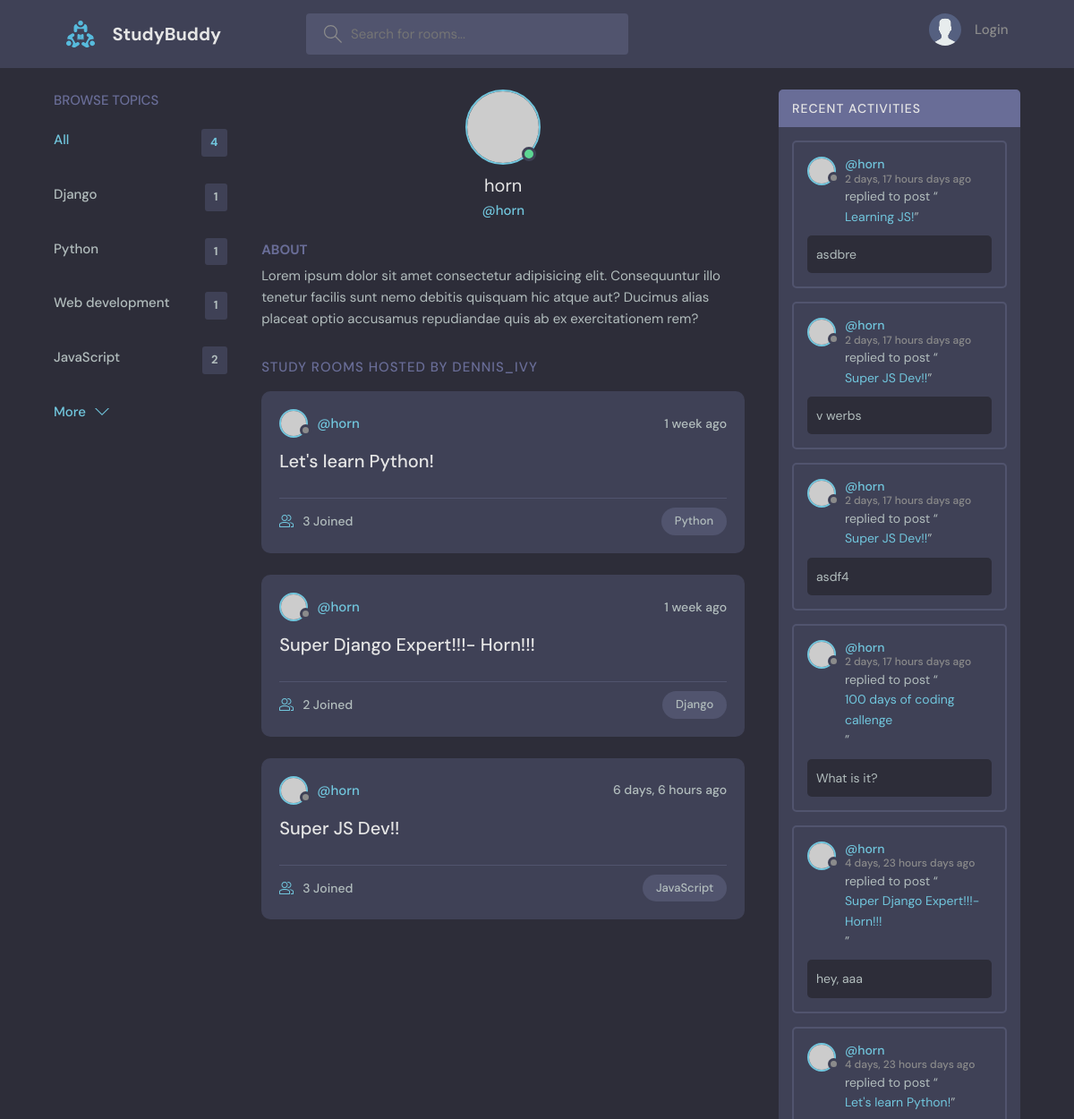
/profile/1/ (upper part), run on an earlier commit of the app's database.
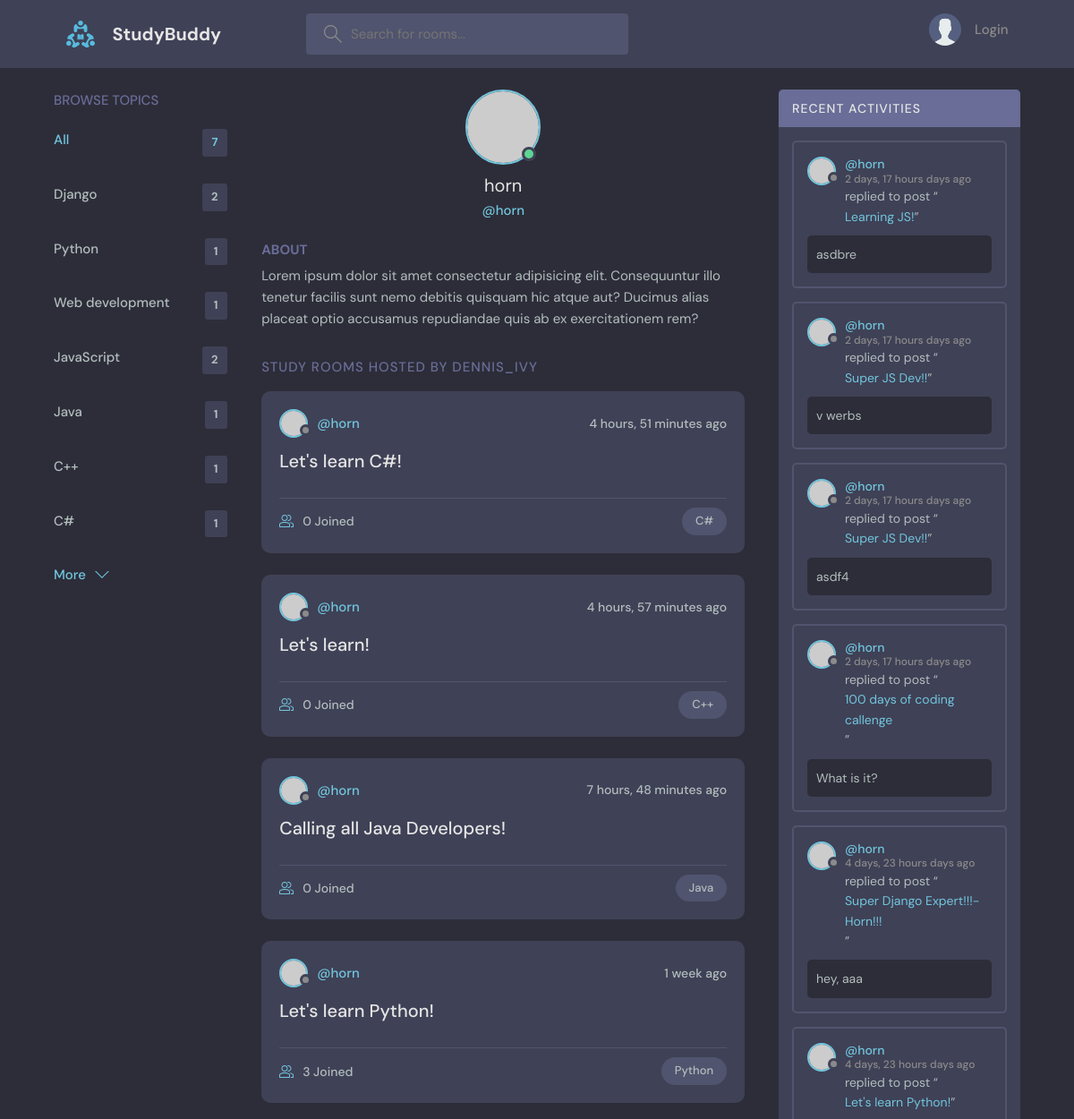
And on a later commit of the database.
### base/models.py (models this page shows, shortened)
class Topic(models.Model):
    name = models.CharField(max_length=200)

class Room(models.Model):
    host = models.ForeignKey(User, on_delete=models.SET_NULL, null=True)
    topic = models.ForeignKey(Topic, on_delete=models.SET_NULL, null=True)
    name = models.CharField(max_length=200)
    description = models.TextField(null=True, blank=True)
    participants = models.ManyToManyField(
        User, related_name='participants', blank=True)
    updated = models.DateTimeField(auto_now=True)
    created = models.DateTimeField(auto_now_add=True)
    class Meta:
        ordering = ['-updated', '-created']
    def __str__(self):
        return self.name

class Message(models.Model):
    user = models.ForeignKey(User, on_delete=models.CASCADE)
    room = models.ForeignKey(Room, on_delete=models.CASCADE)
    body = models.TextField()
    updated = models.DateTimeField(auto_now=True)
    created = models.DateTimeField(auto_now_add=True)
    class Meta:
        ordering = ['-updated', '-created']

### base/views.py (the view)
# urls.py: path('profile/<str:pk>/', views.userProfile, name='user-profile'),
def userProfile(request, pk):
    user = User.objects.get(id=pk)
    rooms = user.room_set.all()
    room_messages = user.message_set.all()
    topics = Topic.objects.all()
    context = {'user': user, 'rooms': rooms, 'room_messages': room_messages, 'topics': topics}
    return render(request, 'base/profile.html', context)

### base/templates/base/profile.html (shortened to what this page needs)
{% extends 'main.html' %}
{% block content %}
  <main class="profile-page layout layout--3">
    <div class="container">
      {% include 'base/topics_component.html' %}
      <div class="roomList">
        <div class="profile">
          <div class="profile__avatar">
            <div class="avatar avatar--large active">
              <img src="https://randomuser.me/api/portraits/men/11.jpg" />
            </div>
          </div>
          <div class="profile__info">
            <h3>{{user.username}}</h3>
            <p>@{{user.username}}</p>
          </div>
          <div class="profile__about">
            <h3>About</h3>
            <p>
              Lorem ipsum dolor sit amet consectetur adipisicing elit. Consequuntur illo tenetur
              facilis sunt nemo debitis quisquam hic atque aut? Ducimus alias placeat optio
              accusamus repudiandae quis ab ex exercitationem rem?
            </p>
          </div>
        </div>
        <div class="roomList__header">
          <div>
            <h2>Study Rooms Hosted by dennis_ivy</a>
            </h2>
          </div>
        </div>
        {% include 'base/feed_component.html' %}
      </div>
      {% include 'base/activity_component.html' %}
    </div>
  </main>
  {% endblock content %}

### base/templates/base/topics_component.html
<div class="topics">
  <div class="topics__header">
    <h2>Browse Topics</h2>
  </div>
  <ul class="topics__list">
    <li>
      <a href="{% url 'home' %}" class="active">All <span>{{topics.count}}</span></a>
    </li>
    {% for topic in topics %}
    <li>
      <a href="{% url 'home' %}?q={{topic.name}}">{{topic.name}} <span>{{topic.room_set.all.count}}</span></a>
    </li>
    {% endfor %}
  </ul>
  <a class="btn btn--link" href="topics.html">
    More
    <svg version="1.1" xmlns="http://www.w3.org/2000/svg" width="32" height="32" viewBox="0 0 32 32">
      <title>chevron-down</title>
      <path d="M16 21l-13-13h-3l16 16 16-16h-3l-13 13z"></path>
    </svg>
  </a>
</div>

### base/templates/base/feed_component.html (shortened to what this page needs)
{% for room in rooms %}
<div class="roomListRoom">
  <div class="roomListRoom__header">
    <a href="{% url 'user-profile' room.host.id %}" class="roomListRoom__author">
      <div class="avatar avatar--small">
        <img src="https://randomuser.me/api/portraits/women/11.jpg" />
      </div>
      <span>@{{room.host.username}}</span>
    </a>
    <div class="roomListRoom__actions">
      <span>{{room.created|timesince}} ago</span>
    </div>
  </div>
  <div class="roomListRoom__content">
    <a href="{% url 'room' room.id %}">{{room.name}}</a>
  </div>
  <div class="roomListRoom__meta">
    <a href="{% url 'room' room.id %}" class="roomListRoom__joined">
      {{room.participants.all.count}} Joined
    </a>
    <p class="roomListRoom__topic">{{room.topic.name}}</p>
  </div>
</div>
{% endfor %}

### base/templates/base/activity_component.html (shortened to what this page needs)
<div class="activities">
    <div class="activities__header">
        <h2>Recent Activities</h2>
    </div>
    {% for message in room_messages %}
    <div class="activities__box">
      <div class="activities__boxHeader roomListRoom__header">
        <a href="{% url 'user-profile' message.user.id %}" class="roomListRoom__author">
          <div class="avatar avatar--small">
            <img src="https://randomuser.me/api/portraits/women/11.jpg" />
          </div>
          <p>
            @{{message.user}}
            <span>{{message.created|timesince}} days ago</span>
          </p>
        </a>
      </div>
      <div class="activities__boxContent">
        <p>replied to post “<a href="{% url 'room' message.room.id %}">{{message.room}}</a>”</p>
        <div class="activities__boxRoomContent">
          {{message.body}}
        </div>
      </div>
    </div>
    {% endfor %}
  </div>

What changed in the data, as far as the page shows it:
no longer on this page (row unchanged): Room: host.username "horn", created "1 week", name "Super Django Expert!!!- Horn!!!", participants.all.count "2", topic.name "Django"
no longer on this page (row unchanged): Room: host.username "horn", created "6 days, 6 hours", name "Super JS Dev!!", participants.all.count "3", topic.name "JavaScript"
computed for Topic "Django": room_set.all.count "1" → "2"
added Topic: name "Java", room_set.all.count "1"
added Topic: name "C++", room_set.all.count "1"
added Topic: name "C#", room_set.all.count "1"
added Room: host.username "horn", created "4 hours, 51 minutes", name "Let's learn C#!", participants.all.count "0", topic.name "C#"
added Room: host.username "horn", created "4 hours, 57 minutes", name "Let's learn!", participants.all.count "0", topic.name "C++"
added Room: host.username "horn", created "7 hours, 48 minutes", name "Calling all Java Developers!", participants.all.count "0", topic.name "Java"
Also different on the page:
{{ topics.count }}: "4" → "7"
